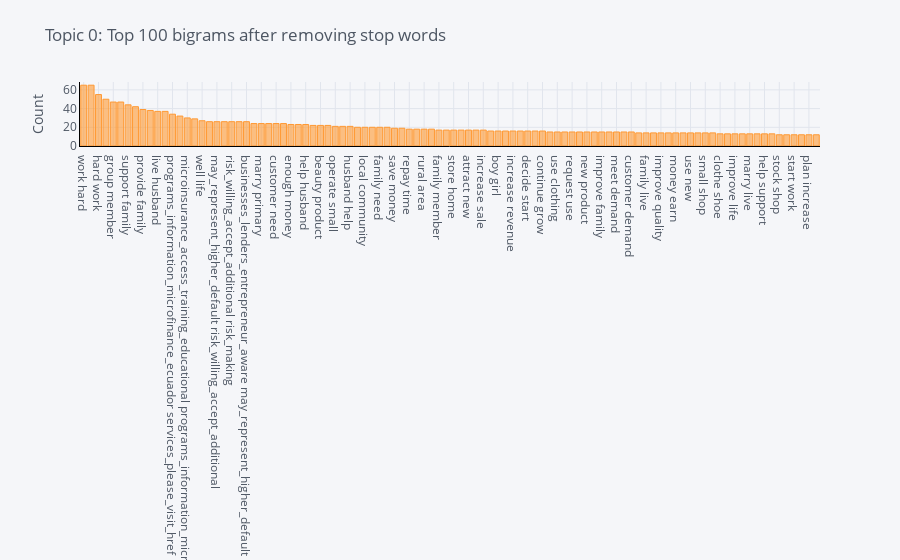

Notebook code cell kept with this figure:
### Code cell
plot_model(model=hdp, plot = 'bigram')

### Figure 1 — Plotly figure (JSON) as saved in the notebook; plotly's stock layout.template omitted (floating-point values rounded to 4 significant figures)
{"data": [{"marker": {"color": "rgba(255, 153, 51, 0.6)", "line": {"color": "rgba(255, 153, 51, 1.0)", "width": 1}}, "name": "count", "orientation": "v", "text": "", "type": "bar", "x": ["work hard", "pay fee", "hard work", "increase stock", "group member", "start small", "support family", "husband work", "provide family", "start ago", "live husband", "member group", "programs_information_microfinance_ecuador services_please_visit_href", "mifex_offers_client microinsurance_access_training_educational", "microinsurance_access_training_educational programs_information_microfinance_ecuador", "plan use", "well life", "kenya_security_situation_communitie businesses_lenders_entrepreneur_aware", "may_represent_higher_default risk_willing_accept_additional", "run small", "risk_willing_accept_additional risk_making", "provide well", "businesses_lenders_entrepreneur_aware may_represent_higher_default", "pay back", "marry primary", "small store", "customer need", "high demand", "enough money", "want expand", "help husband", "intend use", "beauty product", "therefore request", "operate small", "add stock", "husband help", "request budget", "local community", "quality life", "family need", "large quantity", "save money", "local market", "repay time", "increase profit", "rural area", "meet customer", "family member", "sale increase", "store home", "start help", "attract new", "use clothe", "increase sale", "need order", "boy girl", "familys need", "increase revenue", "good education", "decide start", "request second", "continue grow", "request intend", "use clothing", "use follow", "request use", "use money", "new product", "continue improve", "improve family", "long time", "meet demand", "month ago", "customer demand", "receive first", "family live", "meet need", "improve quality", "family well", "money earn", "life family", "use new", "variety product", "small shop", "give well", "clothe shoe", "expand request", "improve life", "save enough", "marry live", "use invest", "help support", "wife work", "stock shop", "use second", "start work", "begin ago", "plan increase", "keep work"], "y": [65, 65, 55, 50, 47, 47, 44, 42, 39, 38, 37, 37, 34, 32, 30, 29, 27, 26, 26, 26, 26, 26, 26, 24, 24, 24, 24, 24, 23, 23, 23, 22, 22, 22, 21, 21, 21, 20, 20, 20, 20, 20, 19, 19, 18, 18, 18, 18, 17, 17, 17, 17, 17, 17, 17, 16, 16, 16, 16, 16, 16, 16, 16, 15, 15, 15, 15, 15, 15, 15, 15, 15, 15, 15, 15, 14, 14, 14, 14, 14, 14, 14, 14, 14, 14, 14, 13, 13, 13, 13, 13, 13, 13, 13, 12, 12, 12, 12, 12, 12]}], "layout": {"autosize": true, "legend": {"bgcolor": "#F5F6F9", "font": {"color": "#4D5663"}}, "paper_bgcolor": "#F5F6F9", "plot_bgcolor": "#F5F6F9", "title": {"font": {"color": "#4D5663"}, "text": "Topic 0: Top 100 bigrams after removing stop words"}, "xaxis": {"autorange": true, "gridcolor": "#E1E5ED", "linecolor": "black", "range": [-0.5, 99.5], "showgrid": true, "tickfont": {"color": "#4D5663"}, "title": {"font": {"color": "#4D5663"}, "text": ""}, "type": "category", "zerolinecolor": "#E1E5ED"}, "yaxis": {"autorange": true, "gridcolor": "#E1E5ED", "linecolor": "black", "range": [0, 68.42], "showgrid": true, "tickfont": {"color": "#4D5663"}, "title": {"font": {"color": "#4D5663"}, "text": "Count"}, "type": "linear", "zerolinecolor": "#E1E5ED"}}}
